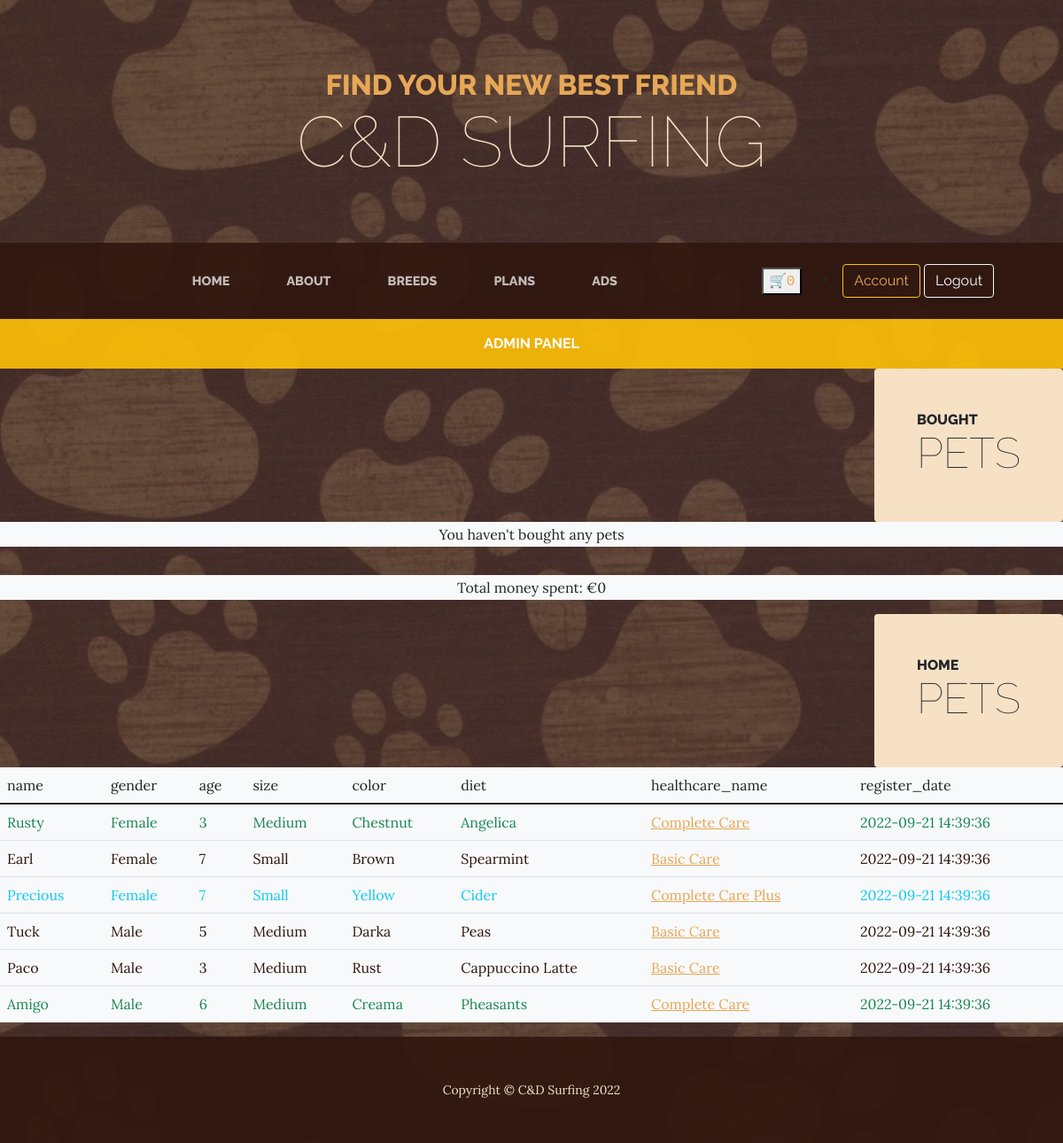
Page /user_pets.php (signed in) on the committed database.
### tables this page shows
CREATE TABLE `pet_details` (
  `pet_id` int(11) NOT NULL,
  `owner_id` int(11) NOT NULL,
  `breed_id` int(11) NOT NULL,
  `name` varchar(255) NOT NULL,
  `gender` varchar(255) NOT NULL,
  `age` int(11) NOT NULL,
  `size` varchar(255) NOT NULL DEFAULT 'Medium',
  `color` varchar(255) NOT NULL DEFAULT 'Black',
  `story` varchar(255) NOT NULL,
  `diet` text NOT NULL,
  `register_date` datetime DEFAULT current_timestamp(),
  `healthcare_id` int(11) DEFAULT floor(4 + rand() * (7 - 4 + 1)),
  `online_purchased` tinyint(1) DEFAULT 0
);

CREATE TABLE `healthcare` (
  `healthcare_id` int(11) NOT NULL,
  `healthcare_name` varchar(255) DEFAULT NULL,
  `price` double NOT NULL,
  `description` varchar(255) DEFAULT NULL
);

### user_pets.php (the view, shortened to what this page needs)
<?php include_once 'includes/header.php'; ?>
<?php if (!empty($email)) : ?>
    <?php include_once 'pdo.php'; ?>
    <?php
    $sql = "SELECT p.name, gender, age, size, color, diet, h.healthcare_id, h.healthcare_name,
    register_date from pet_details p
    join users u on p.owner_id = u.user_id
    join healthcare h on h.healthcare_id = p.healthcare_id
    where email = :u
    order by pet_id;";
    $stmt = $pdo->prepare($sql);
    $stmt->execute(array(':u' => $email));
    ?>
    <div class="product-item-title d-flex">
        <div class="bg-faded p-5 d-flex ms-auto rounded">
            <h2 class="section-heading mb-0">
                <span class="section-heading-upper">Bought</span>
                <span class="section-heading-lower">Pets</span>
            </h2>
        </div>
    </div>
    <table class="bg-light table table-hover">
        <thead>
            <tr>
                <?php
                $total_paid = 0.00;
                $sql = "SELECT p.name, b.name as breed,
                gender, age, size, color, diet, h.healthcare_id, h.healthcare_name, register_date,
                h.price, o.date_created as purchased_on from pet_details p
                join orders o on o.user_id = p.owner_id
                join breeds b on b.breed_id = p.breed_id
                join users u on p.owner_id = u.user_id
                join healthcare h on h.healthcare_id = p.healthcare_id
                where email = :u
                and p.online_purchased = 1
                order by pet_id;";
                $stmt = $pdo->prepare($sql);
                $stmt->execute(array(':u' => $email));
                $row = $stmt->fetch(PDO::FETCH_ASSOC);
                if (!empty($row)) {
                    foreach ($row as $key => $value) {
                        if ($key == 'healthcare_id' || $key == 'price') continue;
                        echo <<<Q
                <td>$key</td>
                Q;
                    }
                    echo "</tr></thead><tbody>";
                    while ($row) {
                        $pet = new Pet($row);
                        echo '<tr class="text-';
                        switch (strlen($pet->name)) {
                            case 3:
                                echo 'gray';
                                break;
                            case 4:
                                echo 'secondary';
                                break;
                            case 5:
                                echo 'success';
                                break;
                            case 6:
                                echo 'danger';
                                break;
                            case 7:
                                echo 'warning';
                                break;
                            case 8:
                                echo 'info';
                                break;
                            case 9:
                                echo 'light';
                                break;
                            default:
                                echo 'primary';
                                break;
                        }
                        echo '">';
                        foreach ($row as $key => $value) {
                            if ($key == 'healthcare_id' || $key == 'price') continue;
                            else if ($key == 'healthcare_name') {
                                echo <<<H
                                <td><a href="healthcare_details.php?h=$pet->healthcare_id">$value</a></td>
                            H;
                                continue;
                            }
                            echo <<<T
                                <td>$value</td>
                            T;
                        }
                        echo '</tr>';
                        $total_paid += $row['price'];
                        $row = $stmt->fetch(PDO::FETCH_ASSOC);
                    }
                } else {
                    echo <<<P
                    <p class='bg-light text-center'>You haven't bought any pets</p>
                    P;
                }
                ?>
    </table>
    <div>
        <?php
        echo <<<Q
        <p class='bg-light text-center'>Total money spent: €$total_paid</p>
        Q;
        ?>
    </div>
    <div class="product-item-title d-flex">
        <div class="bg-faded p-5 d-flex ms-auto rounded">
            <h2 class="section-heading mb-0">
                <span class="section-heading-upper">Home</span>
                <span class="section-heading-lower">Pets</span>
            </h2>
        </div>
    </div>
    <table class="bg-light table table-hover">
        <thead>
            <tr>
                <?php
                $sql = "SELECT p.name, gender, age, size, color, diet, h.healthcare_id, h.healthcare_name, register_date from pet_details p
                join users u on p.owner_id = u.user_id
                join healthcare h on h.healthcare_id = p.healthcare_id
                where email = :u
                and p.online_purchased = 0
                order by pet_id;";
                $stmt = $pdo->prepare($sql);
                $stmt->execute(array(':u' => $email));
                $row = $stmt->fetch(PDO::FETCH_ASSOC);
                if (!empty($row)) {
                    foreach ($row as $key => $value) {
                        if ($key == 'healthcare_id') continue;
                        echo <<<Q
                <td>$key</td>
                Q;
                    }
                    echo "</tr></thead><tbody>";
                    while ($row) {
                        $pet = new Pet($row);
                        echo '<tr class="text-';
                        switch (strlen($pet->name)) {
                            case 4:
                                echo 'secondary';
                                break;
                            case 5:
                                echo 'success';
                                break;
                            case 8:
                                echo 'info';
                                break;
                        }
                        echo '">';
                        foreach ($row as $key => $value) {
                            if ($key == 'healthcare_id') continue;
                            else if ($key == 'healthcare_name') {
                                echo <<<H
                                <td><a href="healthcare_details.php?h=$pet->healthcare_id">$value</a></td>
                            H;
                                continue;
                            }
                            echo <<<T
                                <td>$value</td>
                            T;
                        }
                        echo '</tr>';
                        $row = $stmt->fetch(PDO::FETCH_ASSOC);
                    }
                } else {
                    echo <<<P
                    <p class='bg-light text-center'>You haven't registed any local pets under your name.</p>
                    P;
                }
                ?>
    </table>
    <?php include_once 'includes/footer.php'; ?>
<?php endif; ?>

### rows in the picture
pet_details: name "Rusty", gender "Female", age "3", size "Medium", color "Chestnut", diet "Angelica", healthcare.healthcare_name "Complete Care", register_date "2022-09-21 14:39:36"
pet_details: name "Earl", gender "Female", age "7", size "Small", color "Brown", diet "Spearmint", register_date "2022-09-21 14:39:36"
healthcare: healthcare_name "Basic Care"
pet_details: name "Precious", gender "Female", age "7", size "Small", color "Yellow", diet "Cider", register_date "2022-09-21 14:39:36"
healthcare: healthcare_name "Complete Care Plus"
pet_details: name "Tuck", gender "Male", age "5", size "Medium", color "Darka", diet "Peas", register_date "2022-09-21 14:39:36"
pet_details: name "Paco", gender "Male", age "3", size "Medium", color "Rust", diet "Cappuccino Latte", register_date "2022-09-21 14:39:36"
pet_details: name "Amigo", gender "Male", age "6", size "Medium", color "Creama", diet "Pheasants", register_date "2022-09-21 14:39:36"
healthcare: healthcare_name "Complete Care"

### other values in the picture
$basketCounter "0"
$total_paid "0"
$key "name"
$key "gender"
$key "age"
$key "size"
$key "color"
$key "diet"
$key "healthcare_name"
$key "register_date"
